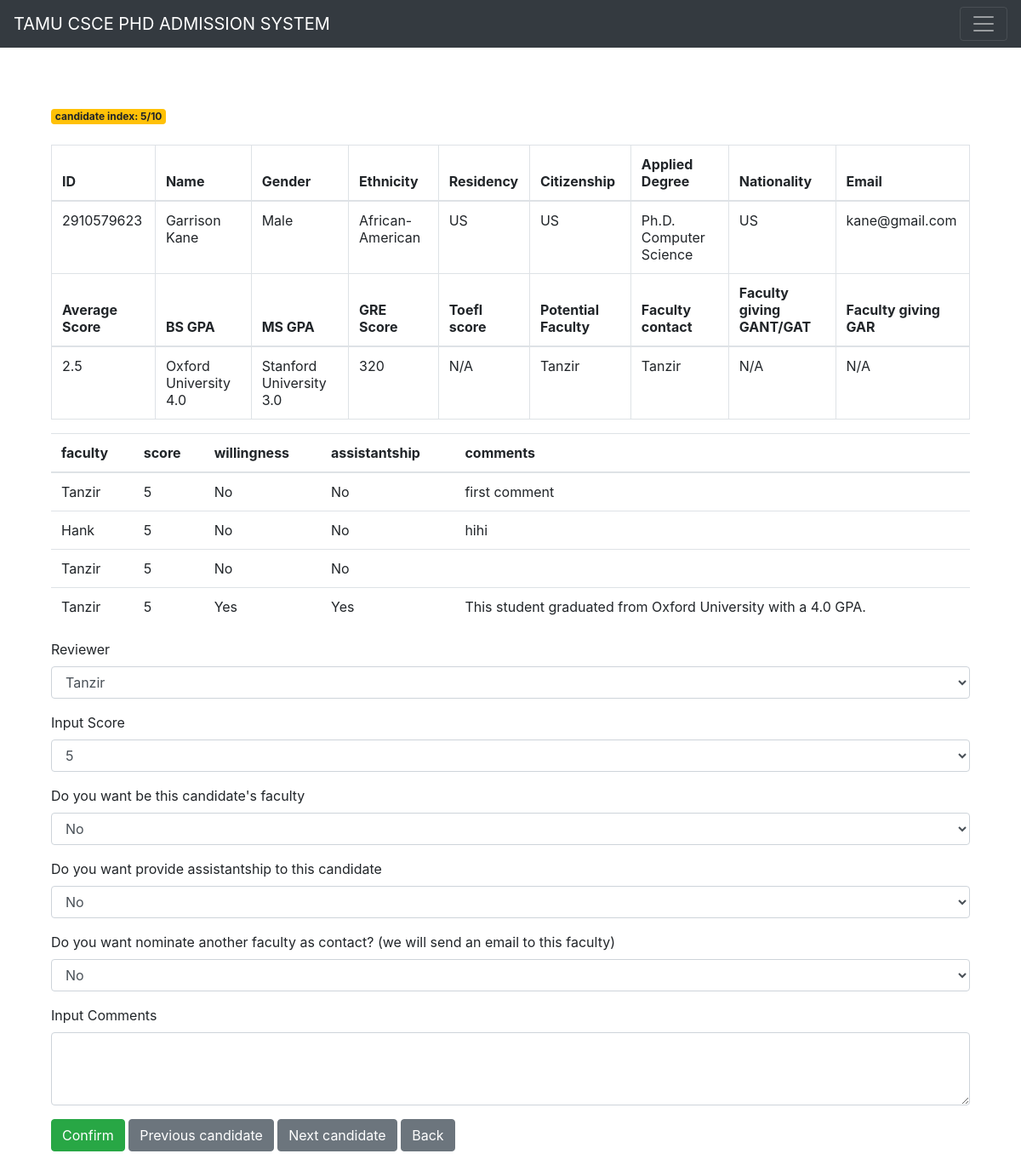
The app's page /search/35/5/10/review/ with its own data.
### PhD_Admission/models.py (models this page shows, shortened)
class Applicant(models.Model):
    App_Seq_No = models.AutoField(primary_key=True)
    Application_ID = models.CharField(max_length=10)
    Average_Review_Score = models.FloatField()
    Applied_Degree = models.CharField(max_length=50)
    Nationality = models.CharField(max_length=100)
    Name = models.CharField(max_length=50)
    Email = models.CharField(max_length=50)
    Research_Interest = models.CharField(max_length=500)
    Potential_Faculty = models.CharField(max_length=500)
    BS_University_and_GPA = models.CharField(max_length=500)
    MS_University_and_GPA = models.CharField(max_length=500)
    GRE_Score = models.IntegerField()
    TOEFL_Score = models.IntegerField()
    Gender = models.CharField(max_length=50)
    Ethnicity = models.CharField(max_length=50)
    Residency = models.CharField(max_length=50)
    Citizenship = models.CharField(max_length=50)
    Faculty_Contact = models.CharField(max_length=50)
    Faculty_giving_GANT_GAT = models.CharField(max_length=50)
    Faculty_giving_GAR = models.CharField(max_length=50)
    class Meta:
        ordering = ['App_Seq_No']

class Review(models.Model):
    review_id = models.AutoField(primary_key=True)
    faculty = models.CharField(max_length=50)
    applicant = models.ForeignKey(Applicant, on_delete=models.CASCADE)
    score = models.IntegerField()
    faculty_decision = models.CharField(max_length=50)
    assistantship_decision = models.CharField(max_length=50)
    nomination = models.CharField(max_length=50)
    comments = models.CharField(max_length=50000)

### PhD_Admission/views.py (the view)
# urls.py: path('review/', views.review, name='review'),
def review(request, app_seq_no=None, pointer=0, total_num=0):
    print('request', request)
    context = {}
    context['applicants'] = Applicant.objects.all()
    applicant = get_object_or_404(Applicant, pk=app_seq_no)
    context['applicant'] = applicant
    next_applicant = Applicant.objects.filter(
        App_Seq_No__gt=applicant.App_Seq_No).first()
    context['next_applicant'] = next_applicant
    previous_applicant = Applicant.objects.filter(
        App_Seq_No__lt=applicant.App_Seq_No).last()
    context['previous_applicant'] = previous_applicant
    context['pointer'] = pointer
    context['total_num'] = total_num
    reviews = Review.objects.filter(
        applicant=applicant.pk
    )
    context['reviews'] = reviews
    return render(request, 'review.html', context)

### PhD_Admission/templates/review.html (shortened to what this page needs)
{% extends 'base.html' %}
{% block content %}
    <div class = "container">
    <br>
    <br>
    <br>
<div>
    <a href="#" class="badge badge-warning">candidate index: {{pointer}}/{{total_num}}</a>
</div>
<br>
<table class="table table-bordered">
<thead>
    <tr>
      <th>ID</th>
      <th>Name</th>
      <th>Gender</th>
      <th>Ethnicity</th>
      <th>Residency</th>
      <th>Citizenship</th>
      <th>Applied Degree</th>
      <th>Nationality</th>
      <th>Email</th>
    </tr>
  </thead>
  <tbody>
    <tr>
      <td>{{applicant.Application_ID}}</td>
      <td>{{applicant.Name}}</td>
      <td>{{applicant.Gender}}</td>
      <td>{{applicant.Ethnicity}}</td>
      <td>{{applicant.Residency}}</td>
      <td>{{applicant.Citizenship}}</td>
      <td>{{applicant.Applied_Degree}}</td>
      <td>{{applicant.Nationality}}</td>
      <td>{{applicant.Email}}</td>
    </tr>
  </tbody>
  <thead>
    <tr>
      <th>Average Score</th>
      <th>BS GPA</th>
      <th>MS GPA</th>
      <th>GRE Score</th>
      <th>Toefl score</th>
      <th>Potential Faculty</th>
      <th>Faculty contact</th>
      <th>Faculty giving GANT/GAT</th>
      <th>Faculty giving GAR</th>
    </tr>
  </thead>
  <tbody>
    <tr>
      <td>{{applicant.Average_Review_Score}}</td>
      <td>{{applicant.BS_University_and_GPA}}</td>
      <td>{{applicant.MS_University_and_GPA}}</td>
      <td>320</td>
      <td>N/A</td>
      <td>Tanzir</td>
      <td>Tanzir</td>
      <td>N/A</td>
      <td>N/A</td>
    </tr>
  </tbody>
</table>
<table class="table table-condensed">
  <thead>
      <tr>
        <th>faculty</th>
        <th>score</th>
        <th>willingness</th>
        <th>assistantship</th>
        <th>comments</th>
      </tr>
    </thead>
    <tbody>
    {% for review in reviews%}
      <tr>
      <td>{{review.faculty}}</td>
      <td>{{review.score}}</td>
      <td>{{review.faculty_decision}}</td>
      <td>{{review.assistantship_decision}}</td>
      <td>{{review.comments}}</td>
      </tr>
    {% endfor%}
    </tbody>
  </table>
<form  action="{% url 'addReview' %}">
<div>
  <div class="form-group">
    <label for="exampleFormControlSelect1">Reviewer</label>
    <select class="form-control" name="reviewer" id="exampleFormControlSelect1">
      <option>Tanzir</option>
    </select>
  </div>
  <div class="form-group">
    <label for="exampleFormControlSelect1">Input Score</label>
    <select class="form-control" name="score" id="exampleFormControlSelect1">
      <option>5</option>
    </select>
  </div>
  <div class="form-group">
    <label for="exampleFormControlSelect1">Do you want be this candidate's faculty</label>
    <select class="form-control" name="faculty_decision" id="exampleFormControlSelect1">
      <option>No</option>
    </select>
  </div>
  <div class="form-group">
    <label for="exampleFormControlSelect1">Do you want provide assistantship to this candidate</label>
    <select class="form-control" name="assistantship_decision" id="exampleFormControlSelect1">
      <option>No</option>
    </select>
  </div>
  <div class="form-group">
    <label for="exampleFormControlSelect1">Do you want nominate another faculty as contact? (we will send an email to this faculty)</label>
    <select class="form-control" name="nomination" id="exampleFormControlSelect1">
      <option>No</option>
    </select>
  </div>
  <div class="form-group">
    <label for="exampleFormControlTextarea1">Input Comments</label>
    <textarea class="form-control" name="comments" id="exampleFormControlTextarea1" rows="3"></textarea>
  </div>
  <div>
    <button type="submit" class="btn btn-success">Confirm</button>
    {% if previous_applicant %}
            <a class="btn btn-secondary" href={% url 'review' previous_applicant.App_Seq_No pointer|add:-1 total_num %} role="button">Previous candidate</a>
    {% endif %}
    {% if next_applicant %}
        <a class="btn btn-secondary" href={% url 'review' next_applicant.App_Seq_No pointer|add:1 total_num %} role="button">Next candidate</a>
    {% endif %}
    <a class="btn btn-secondary" href={% url 'homecard' %} role="button">Back</a>
  </div>
</div>
</form>
    </div>
{%endblock%}

### records on screen
Applicant: Application_ID "2910579623", Name "Garrison Kane", Gender "Male", Ethnicity "African-American", Residency "US", Citizenship "US", Applied_Degree "Ph.D. Computer Science", Nationality "US", Email "kane@gmail.com", Average_Review_Score "2.5", BS_University_and_GPA "Oxford University 4.0", MS_University_and_GPA "Stanford University 3.0"
Review: faculty "Tanzir", score "5", faculty_decision "No", assistantship_decision "No", comments "first comment"
Review: faculty "Hank", score "5", faculty_decision "No", assistantship_decision "No", comments "hihi"
Review: faculty "Tanzir", score "5", faculty_decision "No", assistantship_decision "No"
Review: faculty "Tanzir", score "5", faculty_decision "Yes", assistantship_decision "Yes", comments "This student graduated from Oxford University with a 4.0 GPA."

### other values on screen
{{ pointer }} "5"
{{ total_num }} "10"
